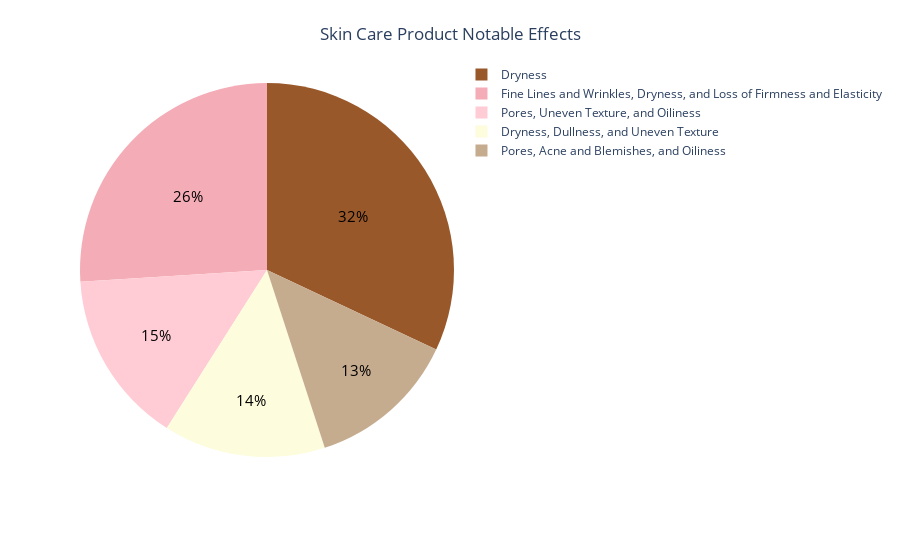

The notebook cell this image was saved under:
### Code cell
top_5 = counts_effect_df.head(5)
fig = px.pie(top_5, values = 'Counts', color = 'Notable_Effects', names = 'Notable_Effects',
             color_discrete_sequence = ['#99582A','#F4ACB7', '#FFCCD5', '#FDFCDC', '#C6AC8F'])
fig.update_traces(textposition = 'inside', textfont = dict(color = 'black', size = 15), textinfo = 'percent')
fig.update_layout(title={'text':'Skin Care Product Notable Effects', 'y':0.95, 'x':0.5, 'xanchor': 'center', 'yanchor': 'top'})
fig.show()

### Figure 1 — Plotly figure (JSON) as saved in the notebook; plotly's stock layout.template omitted (floating-point values rounded to 4 significant figures)
{"data": [{"customdata": [["Dryness"], ["Fine Lines and Wrinkles, Dryness, and Loss of Firmness and Elasticity"], ["Pores, Uneven Texture, and Oiliness"], ["Dryness, Dullness, and Uneven Texture"], ["Pores, Acne and Blemishes, and Oiliness"]], "domain": {"x": [0, 1], "y": [0, 1]}, "hovertemplate": "Notable_Effects=%{customdata[0]}<br>Counts=%{value}<extra></extra>", "labels": ["Dryness", "Fine Lines and Wrinkles, Dryness, and Loss of Firmness and Elasticity", "Pores, Uneven Texture, and Oiliness", "Dryness, Dullness, and Uneven Texture", "Pores, Acne and Blemishes, and Oiliness"], "legendgroup": "", "marker": {"colors": ["#99582A", "#F4ACB7", "#FFCCD5", "#FDFCDC", "#C6AC8F"]}, "name": "", "showlegend": true, "textfont": {"color": "black", "size": 15}, "textinfo": "percent", "textposition": "inside", "type": "pie", "values": [32, 26, 15, 14, 13]}], "layout": {"legend": {"tracegroupgap": 0}, "margin": {"t": 60}, "piecolorway": ["#99582A", "#F4ACB7", "#FFCCD5", "#FDFCDC", "#C6AC8F"], "title": {"text": "Skin Care Product Notable Effects", "x": 0.5, "xanchor": "center", "y": 0.95, "yanchor": "top"}}}
